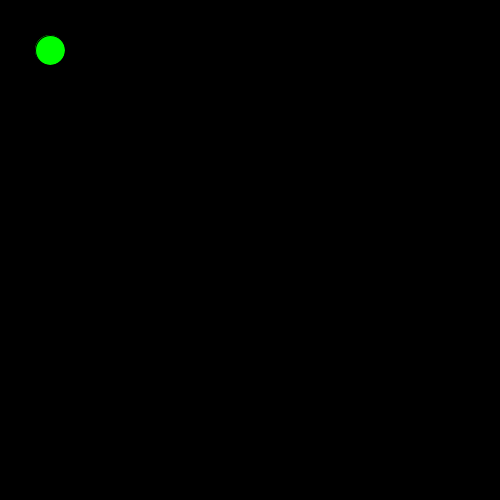
Frame 1 (no input)
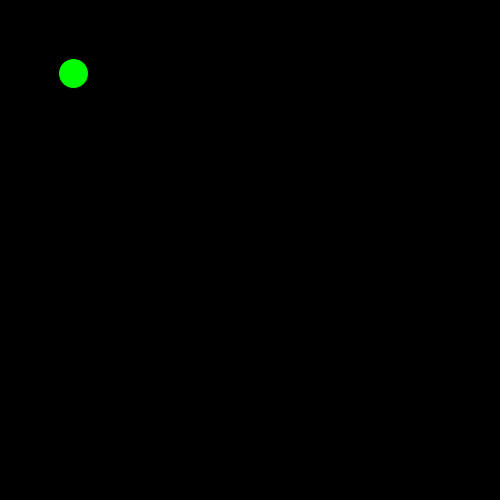
Frame 60 (the mouse pressed at the canvas centre just before this capture)
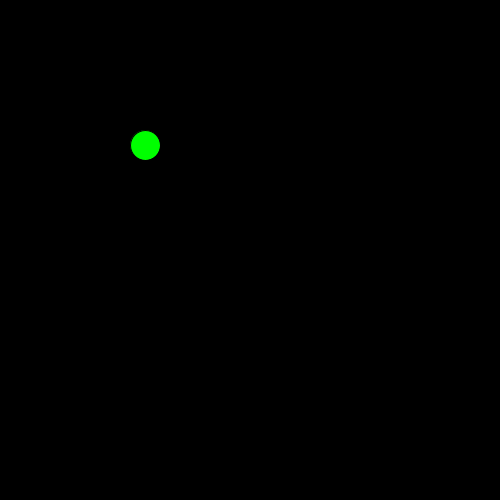
Frame 120 (the mouse held since frame 60 and released just before this capture)

The Processing sketch that drew these frames (run headless with seeded random() and noise(); from frame 60 on, the mouse is pressed at the canvas centre):

// Processing sketch: vectorpractice
// ── vectorpractice.pde
PVector loc, dir, dest, cloc;
int r = 30;
int dur = 30000;
int currtime = 0;
int x = 50;
int y = 50;
int dx = 450;
int dy = 450;



void setup() {
  size(500, 500);

  loc = new PVector(x, y);
  dir = new PVector();
  dest = new PVector(dx, dy);
  cloc = new PVector(x, y);
}

void draw() {
  background(0);

  dir = PVector.sub(dest, loc);

  float normalizedTime = lerp( 0.0, 1.0, currtime/float(dur) );
  println(normalizedTime);
  cloc = PVector.add(cloc, PVector.mult(dir, normalizedTime));
  currtime += 1;

  fill(0, 255, 0);
  ellipse(cloc.x, cloc.y, r, r);
}
